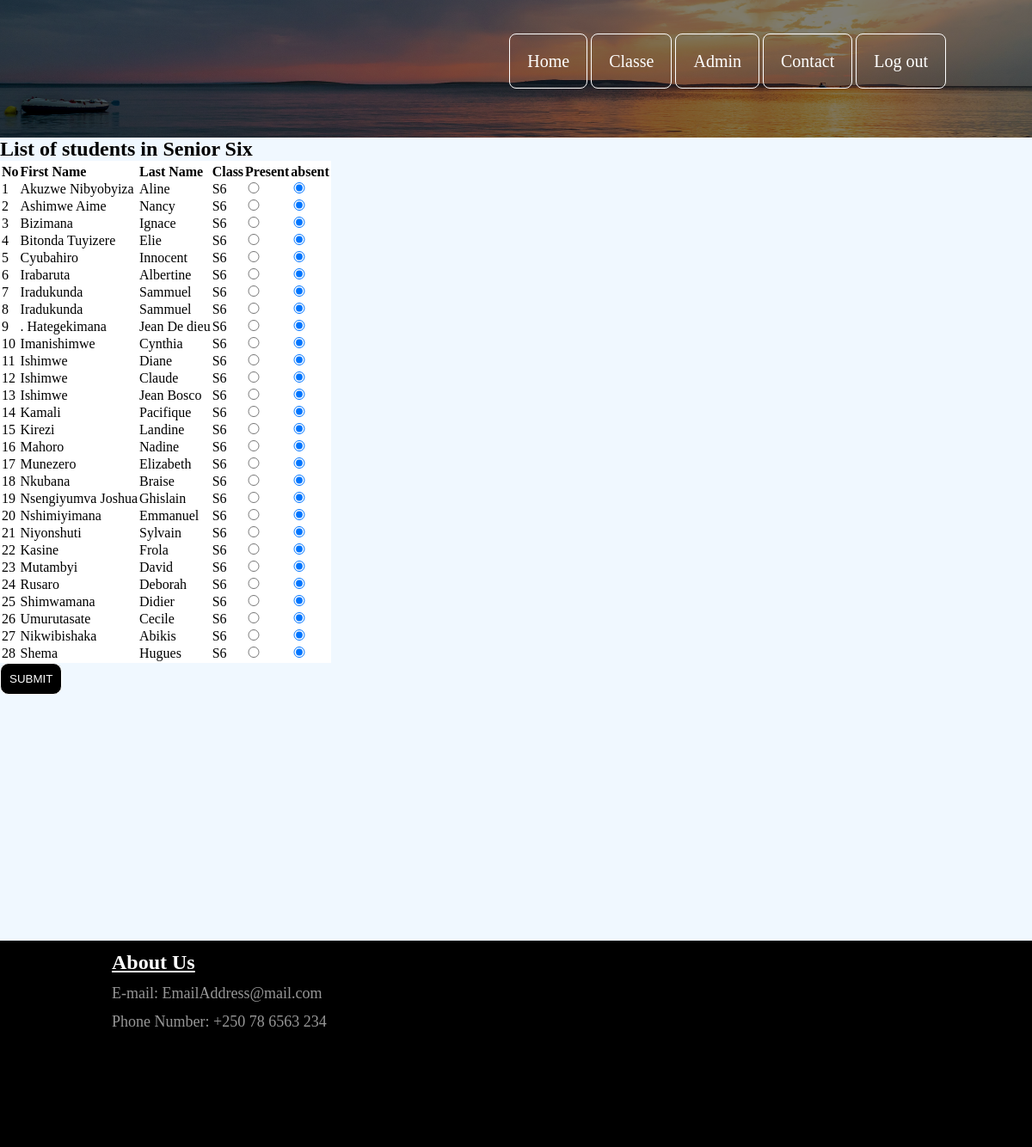
/s6.php, run on the app's committed database.
### tables this page shows
CREATE TABLE `students` (
  `id` int(11) NOT NULL,
  `fname` varchar(32) DEFAULT NULL,
  `lname` varchar(32) DEFAULT NULL,
  `class` text DEFAULT NULL,
  `age` int(11) DEFAULT NULL
);

### s6.php (the view, shortened to what this page needs)
<?php
$dbhost="localhost";
$dbUserName="root";
$dbpwd="";
$dbName="student";
$conn=mysqli_connect($dbhost,$dbUserName,$dbpwd,$dbName);
?>
<!DOCTYPE html>
<html lang="en">
<head>
    <link rel="stylesheet" type="text/css" href="cascad.css">
	<link rel="stylesheet" href="style.css">
</head>
<body>
    <header>
        <nav>
            <div class="navigation-tab">
                <ul>
                    <li><a href="index.php">Home</a></li>
                    <li><a href="Classe.php">Classe</a></li>
					<li><a href="admin.php">Admin</a></li>
					<li><a href="contact.html">Contact</a></li>
                    <li><a href="logout.php">Log out</a></li>
                </ul>
            </div>
        </nav>
    </header>
    <h2>List of students in Senior Six</h2>
    <form action="presence1.php" method="POST">
<table style="background-color:white">
    <th>
        <tr>
            <Td><b>No</b> </Td>
            <Td><b>First Name</b> </Td>
            <td><b>Last Name</b></td>
            <td><b>Class</b></td>
            <td><b>Present</b></td>
            <td><b>absent</b></td>
        </tr>
    </th>
        <?php
         $sql="SELECT * FROM students WHERE class='S6';";
         $result=mysqli_query($conn,$sql);
         $resultCheck=mysqli_num_rows($result);
         if($resultCheck<1)
         {
             echo 'No S6 students registered!';
         }
         elseif($resultCheck>0)
         {
            $i=1;
            while($row=mysqli_fetch_assoc($result))
            {
                echo '<tr><td>'.$i.'</td>';
                echo '<td>'.$row["fname"].'</td>';
                echo '<td>'.$row["lname"].'</td>';
                echo '<td>'.$row["class"].'</td>';
                echo '<td><input type="radio" name="present_'.$row['id'].'" style="width:20px" value="present"></td>';
                echo '<td><input type="radio" name="present_'.$row['id'].'" style="width:20px" value="absent" checked></td>';
                echo '</tr>';
                $i++;
            }
         }
        ?>
</table>
    <button type="submit" name="submit">SUBMIT</button>
    </form>
    <footer>
    <h3>About Us</h3>
   <p><i class="fas fa-envelope-open"></i>E-mail: EmailAddress@mail.com<br></p>
   <p>Phone Number: +250 78 6563 234</p>
</footer>
</body>
</html>

### cascad.css (style rules this page uses)
button { padding: 10px; border: 0.9px solid #ffffff ; background-color: black; border-radius: 10px; color: white; }
header { background-image:linear-gradient(rgba(0,0,0,0.5),rgba(0,0,0,0.5)), url(../1.jpg); height: 20vh; background-size: cover; background-position: center; }
.navigation-tab ul { list-style: none; float: right; margin-right: 100px; margin-top: 71px; }
.navigation-tab ul li { display: inline; }
.navigation-tab ul li a { color: white; background-color: transparent; font-style: helvetica; padding: 20px; border-radius: 8px; font-size: 20px; text-decoration: none; border: 0.2px solid #ffffff ; transition: 0.6s ease; }

### style.css (style rules this page uses)
* { margin: 0; padding: 0; font-family: century 'Franklin Gothic Medium', 'Arial Narrow', Arial, sans-serif; }
header { background-image:linear-gradient(rgba(0,0,0,0.5),rgba(0,0,0,0.5)), url(1.jpg); height: 20vh; background-size: cover; background-position: center; }
body { background-image: url("3.jpg"); background-size: cover; background-position: center; background-color: aliceblue; }
.navigation-tab ul { list-style: none; float: right; margin-right: 100px; margin-top: 60px; }
.navigation-tab ul li { display: inline; }
.navigation-tab ul li a { color: white; background-color: transparent; font-style: helvetica; padding: 20px; border-radius: 8px; font-size: 20px; text-decoration: none; border: 0.2px solid #ffffff ; transition: 0.6s ease; }
footer { margin-top: 286px; background-color: black; height: 30vh; }
footer h3 { color: #ffff; font-size: 24px; margin-left: 130px; text-decoration: underline; padding-top: 12px; }
footer p { color: #c4c4c4c4; font-size: 18px; margin-left: 130px; padding-top: 12px; }

### data on the page
students: fname "Akuzwe Nibyobyiza", lname "Aline", class "S6"
students: fname "Ashimwe Aime", lname "Nancy", class "S6"
students: fname "Bizimana", lname "Ignace", class "S6"
students: fname "Bitonda Tuyizere", lname "Elie", class "S6"
students: fname "Cyubahiro", lname "Innocent", class "S6"
students: fname "Irabaruta", lname "Albertine", class "S6"
students: fname "Iradukunda", lname "Sammuel", class "S6"
students: fname "Iradukunda", lname "Sammuel", class "S6"
students: fname ". Hategekimana", lname "Jean De dieu", class "S6"
students: fname "Imanishimwe", lname "Cynthia", class "S6"
students: fname "Ishimwe", lname "Diane", class "S6"
students: fname "Ishimwe", lname "Claude", class "S6"
students: fname "Ishimwe", lname "Jean Bosco", class "S6"
students: fname "Kamali", lname "Pacifique", class "S6"
students: fname "Kirezi", lname "Landine", class "S6"
students: fname "Mahoro", lname "Nadine", class "S6"
students: fname "Munezero", lname "Elizabeth", class "S6"
students: fname "Nkubana", lname "Braise", class "S6"
students: fname "Nsengiyumva Joshua", lname "Ghislain", class "S6"
students: fname "Nshimiyimana", lname "Emmanuel", class "S6"
students: fname "Niyonshuti", lname "Sylvain", class "S6"
students: fname "Kasine", lname "Frola", class "S6"
students: fname "Mutambyi", lname "David", class "S6"
students: fname "Rusaro", lname "Deborah", class "S6"
students: fname "Shimwamana", lname "Didier", class "S6"
students: fname "Umurutasate", lname "Cecile", class "S6"
students: fname "Nikwibishaka", lname "Abikis", class "S6"
students: fname "Shema", lname "Hugues", class "S6"
